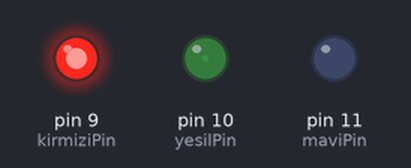
The sketch below on a simulated Arduino Uno, built with avr-gcc and run on an emulated ATmega328P. Shown: output pins drawn as LEDs (lit = HIGH). What the sketch prints to the serial monitor is not drawn.

Above: at 0.15 s.
At 17.34 s:
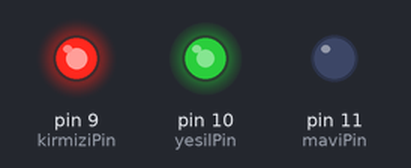
At 34.4 s:
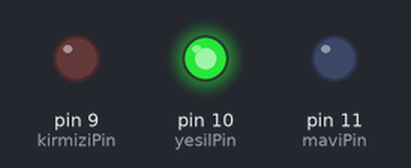
At 35.4 s:
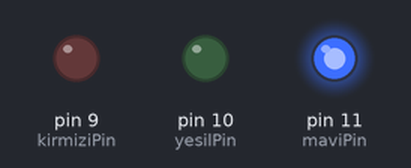
At 36.4 s:
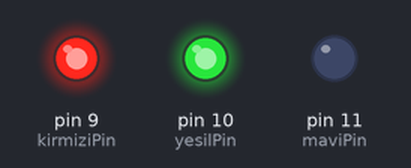
At 38.4 s:
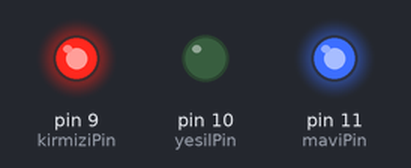
Timing chart, 0 to 40.0 s (numbered marks = the images above):
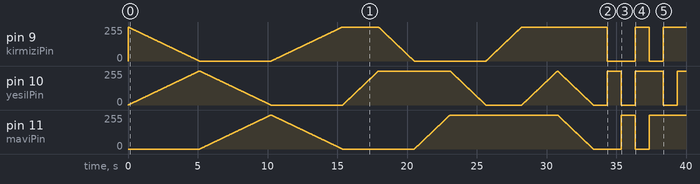

The sketch:

rgb_led.ino
```cpp
// RGB LED Pin Tanımlamaları
const int kirmiziPin = 9;   // PWM pin
const int yesilPin = 10;    // PWM pin
const int maviPin = 11;     // PWM pin

// Renk değişim hızı (ms)
int renkGecisHizi = 20;

void setup() {
  // RGB LED pinlerini çıkış olarak ayarla
  pinMode(kirmiziPin, OUTPUT);
  pinMode(yesilPin, OUTPUT);
  pinMode(maviPin, OUTPUT);

  // Başlangıçta LED'i kapat
  rgbYak(0, 0, 0);

  Serial.begin(9600);
  Serial.println("RGB LED Renk Gecisi");
  Serial.println("====================");
}

void loop() {
  Serial.println("🔴 KIRMIZI");
  kirmizidanYesile();

  Serial.println("🟢 YESIL");
  yesildenMaviye();

  Serial.println("🔵 MAVI");
  mavidenKirmiziya();

  Serial.println("🌈 TUM RENKLER");
  tumRenkler();

  Serial.println("🎨 OZEL RENKLER");
  ozelRenkler();
}

// RGB renk ayarlama fonksiyonu
void rgbYak(int kirmizi, int yesil, int mavi) {
  analogWrite(kirmiziPin, kirmizi);
  analogWrite(yesilPin, yesil);
  analogWrite(maviPin, mavi);
}

// KIRMIZI → YEŞİL geçişi
void kirmizidanYesile() {
  for (int i = 0; i <= 255; i++) {
    rgbYak(255 - i, i, 0);
    delay(renkGecisHizi);
  }
}

// YEŞİL → MAVİ geçişi
void yesildenMaviye() {
  for (int i = 0; i <= 255; i++) {
    rgbYak(0, 255 - i, i);
    delay(renkGecisHizi);
  }
}

// MAVİ → KIRMIZI geçişi
void mavidenKirmiziya() {
  for (int i = 0; i <= 255; i++) {
    rgbYak(i, 0, 255 - i);
    delay(renkGecisHizi);
  }
}

// TÜM RENKLERİN GEÇİŞİ
void tumRenkler() {
  // Kırmızı → Sarı
  for (int i = 0; i <= 255; i++) {
    rgbYak(255, i, 0);
    delay(renkGecisHizi/2);
  }

  // Sarı → Yeşil
  for (int i = 255; i >= 0; i--) {
    rgbYak(i, 255, 0);
    delay(renkGecisHizi/2);
  }

  // Yeşil → Camgöbeği (Cyan)
  for (int i = 0; i <= 255; i++) {
    rgbYak(0, 255, i);
    delay(renkGecisHizi/2);
  }

  // Camgöbeği → Mavi
  for (int i = 255; i >= 0; i--) {
    rgbYak(0, i, 255);
    delay(renkGecisHizi/2);
  }

  // Mavi → Mor (Magenta)
  for (int i = 0; i <= 255; i++) {
    rgbYak(i, 0, 255);
    delay(renkGecisHizi/2);
  }

  // Mor → Beyaz
  for (int i = 0; i <= 255; i++) {
    rgbYak(255, i, 255);
    delay(renkGecisHizi/2);
  }

  // Beyaz → Kırmızı
  for (int i = 255; i >= 0; i--) {
    rgbYak(255, i, i);
    delay(renkGecisHizi/2);
  }
}

// ÖZEL RENKLER
void ozelRenkler() {
  // Ana renkler
  rgbYak(255, 0, 0);   // 🔴 Kırmızı
  delay(1000);

  rgbYak(0, 255, 0);   // 🟢 Yeşil
  delay(1000);

  rgbYak(0, 0, 255);   // 🔵 Mavi
  delay(1000);

  // Ara renkler
  rgbYak(255, 255, 0);   // 🟡 Sarı
  delay(1000);

  rgbYak(0, 255, 255);   // 🔷 Camgöbeği (Cyan)
  delay(1000);

  rgbYak(255, 0, 255);   // 🟣 Mor (Magenta)
  delay(1000);

  rgbYak(255, 255, 255); // ⚪ Beyaz
  delay(1000);

  rgbYak(255, 165, 0);   // 🟠 Turuncu
  delay(1000);

  rgbYak(128, 0, 128);   // 🟣 Mor (Koyu)
  delay(1000);

  rgbYak(0, 128, 128);   // 🔵 Yeşilimsi Mavi
  delay(1000);

  // Kapat
  rgbYak(0, 0, 0);
  delay(500);
}
```
